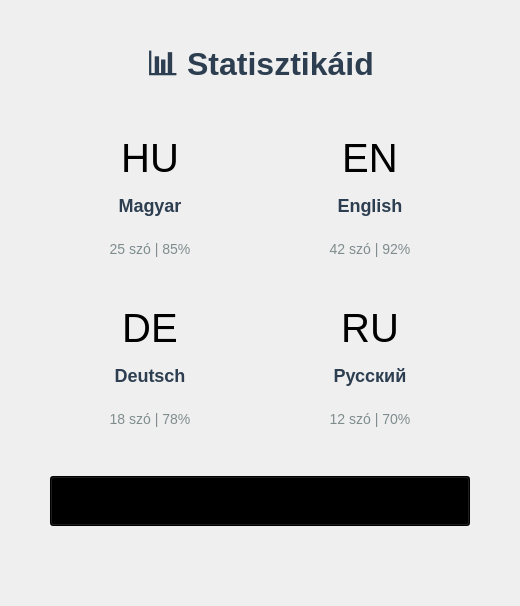
      <widget class="QWidget" name="statisticsPage">
       <layout class="QVBoxLayout" name="verticalLayout_8">
        <property name="spacing">
         <number>30</number>
        </property>
        <property name="leftMargin">
         <number>50</number>
        </property>
        <property name="topMargin">
         <number>40</number>
        </property>
        <property name="rightMargin">
         <number>50</number>
        </property>
        <property name="bottomMargin">
         <number>40</number>
        </property>
        <item>
         <widget class="QLabel" name="statsPageTitle">
          <property name="styleSheet">
           <string notr="true">font-size: 32px; font-weight: bold; color: #2c3e50;</string>
          </property>
          <property name="text">
           <string>📊 Statisztikáid</string>
          </property>
          <property name="alignment">
           <set>Qt::AlignmentFlag::AlignCenter</set>
          </property>
         </widget>
        </item>
        <item>
         <layout class="QGridLayout" name="statsGridLayout">
          <property name="spacing">
           <number>20</number>
          </property>
          <item row="0" column="0">
           <widget class="QFrame" name="statsCardHu">
            <property name="minimumSize">
             <size>
              <width>200</width>
              <height>150</height>
             </size>
            </property>
            <layout class="QVBoxLayout" name="verticalLayout_13">
             <item>
              <widget class="QLabel" name="langIcon1">
               <property name="styleSheet">
                <string notr="true">font-size: 40px;</string>
               </property>
               <property name="text">
                <string>HU</string>
               </property>
               <property name="alignment">
                <set>Qt::AlignmentFlag::AlignCenter</set>
               </property>
              </widget>
             </item>
             <item>
              <widget class="QLabel" name="langName1">
               <property name="styleSheet">
                <string notr="true">font-size: 18px; font-weight: bold; color: #2c3e50;</string>
               </property>
               <property name="text">
                <string>Magyar</string>
               </property>
               <property name="alignment">
                <set>Qt::AlignmentFlag::AlignCenter</set>
               </property>
              </widget>
             </item>
             <item>
              <widget class="QLabel" name="langStats1">
               <property name="styleSheet">
                <string notr="true">font-size: 14px; color: #7f8c8d;</string>
               </property>
               <property name="text">
                <string>25 szó | 85%</string>
               </property>
               <property name="alignment">
                <set>Qt::AlignmentFlag::AlignCenter</set>
               </property>
              </widget>
             </item>
            </layout>
           </widget>
          </item>
          <item row="0" column="1">
           <widget class="QFrame" name="statsCardEn">
            <property name="minimumSize">
             <size>
              <width>200</width>
              <height>150</height>
             </size>
            </property>
            <layout class="QVBoxLayout" name="verticalLayout_14">
             <item>
              <widget class="QLabel" name="langIcon2">
               <property name="styleSheet">
                <string notr="true">font-size: 40px;</string>
               </property>
               <property name="text">
                <string>EN</string>
               </property>
               <property name="alignment">
                <set>Qt::AlignmentFlag::AlignCenter</set>
               </property>
              </widget>
             </item>
             <item>
              <widget class="QLabel" name="langName2">
               <property name="styleSheet">
                <string notr="true">font-size: 18px; font-weight: bold; color: #2c3e50;</string>
               </property>
               <property name="text">
                <string>English</string>
               </property>
               <property name="alignment">
                <set>Qt::AlignmentFlag::AlignCenter</set>
               </property>
              </widget>
             </item>
             <item>
              <widget class="QLabel" name="langStats2">
               <property name="styleSheet">
                <string notr="true">font-size: 14px; color: #7f8c8d;</string>
               </property>
               <property name="text">
                <string>42 szó | 92%</string>
               </property>
               <property name="alignment">
                <set>Qt::AlignmentFlag::AlignCenter</set>
               </property>
              </widget>
             </item>
            </layout>
           </widget>
          </item>
          <item row="1" column="0">
           <widget class="QFrame" name="statsCardDe">
            <property name="minimumSize">
             <size>
              <width>200</width>
              <height>150</height>
             </size>
            </property>
            <layout class="QVBoxLayout" name="verticalLayout_15">
             <item>
              <widget class="QLabel" name="langIcon3">
               <property name="styleSheet">
                <string notr="true">font-size: 40px;</string>
               </property>
               <property name="text">
                <string>DE</string>
               </property>
               <property name="alignment">
                <set>Qt::AlignmentFlag::AlignCenter</set>
               </property>
              </widget>
             </item>
             <item>
              <widget class="QLabel" name="langName3">
               <property name="styleSheet">
                <string notr="true">font-size: 18px; font-weight: bold; color: #2c3e50;</string>
               </property>
               <property name="text">
                <string>Deutsch</string>
               </property>
               <property name="alignment">
                <set>Qt::AlignmentFlag::AlignCenter</set>
               </property>
              </widget>
             </item>
             <item>
              <widget class="QLabel" name="langStats3">
               <property name="styleSheet">
                <string notr="true">font-size: 14px; color: #7f8c8d;</string>
               </property>
               <property name="text">
                <string>18 szó | 78%</string>
               </property>
               <property name="alignment">
                <set>Qt::AlignmentFlag::AlignCenter</set>
               </property>
              </widget>
             </item>
            </layout>
           </widget>
          </item>
          <item row="1" column="1">
           <widget class="QFrame" name="statsCardRu">
            <property name="minimumSize">
             <size>
              <width>200</width>
              <height>150</height>
             </size>
            </property>
            <layout class="QVBoxLayout" name="verticalLayout_16">
             <item>
              <widget class="QLabel" name="langIcon4">
               <property name="styleSheet">
                <string notr="true">font-size: 40px;</string>
               </property>
               <property name="text">
                <string>RU</string>
               </property>
               <property name="alignment">
                <set>Qt::AlignmentFlag::AlignCenter</set>
               </property>
              </widget>
             </item>
             <item>
              <widget class="QLabel" name="langName4">
               <property name="styleSheet">
                <string notr="true">font-size: 18px; font-weight: bold; color: #2c3e50;</string>
               </property>
               <property name="text">
                <string>Русский</string>
               </property>
               <property name="alignment">
                <set>Qt::AlignmentFlag::AlignCenter</set>
               </property>
              </widget>
             </item>
             <item>
              <widget class="QLabel" name="langStats4">
               <property name="styleSheet">
                <string notr="true">font-size: 14px; color: #7f8c8d;</string>
               </property>
               <property name="text">
                <string>12 szó | 70%</string>
               </property>
               <property name="alignment">
                <set>Qt::AlignmentFlag::AlignCenter</set>
               </property>
              </widget>
             </item>
            </layout>
           </widget>
          </item>
         </layout>
        </item>
        <item>
         <widget class="QPushButton" name="backFromStatsButton">
          <property name="minimumSize">
           <size>
            <width>200</width>
            <height>50</height>
           </size>
          </property>
          <property name="styleSheet">
           <string notr="true">background-color: rgb(0, 0, 0);</string>
          </property>
          <property name="text">
           <string>🏠 Vissza a főmenübe</string>
          </property>
         </widget>
        </item>
        <item>
         <spacer name="verticalSpacer_6">
          <property name="orientation">
           <enum>Qt::Orientation::Vertical</enum>
          </property>
          <property name="sizeHint" stdset="0">
           <size>
            <width>20</width>
            <height>40</height>
           </size>
          </property>
         </spacer>
        </item>
       </layout>
      </widget>
